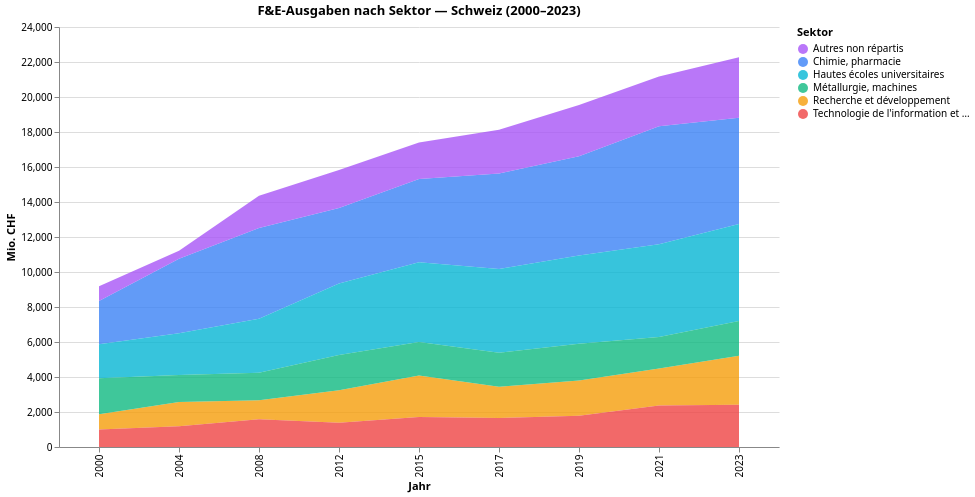

Describe this chart as a Vega-Lite specification.
### Vega-Lite specification from a JSON file in a GitHub repository (floating-point values rounded to 4 significant figures)
{"$schema": "https://vega.github.io/schema/vega-lite/v5.json", "config": {"font": "Switzer, system-ui, sans-serif", "view": {"stroke": "transparent"}}, "data": {"values": [{"Ausgaben_Mio_CHF": 6063.0, "Jahr": 2023, "Sektor": "Chimie, pharmacie"}, {"Ausgaben_Mio_CHF": 5550.0, "Jahr": 2023, "Sektor": "Hautes écoles universitaires"}, {"Ausgaben_Mio_CHF": 3460.0, "Jahr": 2023, "Sektor": "Autres non répartis"}, {"Ausgaben_Mio_CHF": 2793.0, "Jahr": 2023, "Sektor": "Recherche et développement"}, {"Ausgaben_Mio_CHF": 2421.0, "Jahr": 2023, "Sektor": "Technologie de l'information et de la communication"}, {"Ausgaben_Mio_CHF": 1981.0, "Jahr": 2023, "Sektor": "Métallurgie, machines"}, {"Ausgaben_Mio_CHF": 6744.0, "Jahr": 2021, "Sektor": "Chimie, pharmacie"}, {"Ausgaben_Mio_CHF": 5298.0, "Jahr": 2021, "Sektor": "Hautes écoles universitaires"}, {"Ausgaben_Mio_CHF": 2842.0, "Jahr": 2021, "Sektor": "Autres non répartis"}, {"Ausgaben_Mio_CHF": 2376.0, "Jahr": 2021, "Sektor": "Technologie de l'information et de la communication"}, {"Ausgaben_Mio_CHF": 2104.0, "Jahr": 2021, "Sektor": "Recherche et développement"}, {"Ausgaben_Mio_CHF": 1802.0, "Jahr": 2021, "Sektor": "Métallurgie, machines"}, {"Ausgaben_Mio_CHF": 5674.0, "Jahr": 2019, "Sektor": "Chimie, pharmacie"}, {"Ausgaben_Mio_CHF": 5042.0, "Jahr": 2019, "Sektor": "Hautes écoles universitaires"}, {"Ausgaben_Mio_CHF": 2924.0, "Jahr": 2019, "Sektor": "Autres non répartis"}, {"Ausgaben_Mio_CHF": 2096.0, "Jahr": 2019, "Sektor": "Métallurgie, machines"}, {"Ausgaben_Mio_CHF": 2014.0, "Jahr": 2019, "Sektor": "Recherche et développement"}, {"Ausgaben_Mio_CHF": 1790.0, "Jahr": 2019, "Sektor": "Technologie de l'information et de la communication"}, {"Ausgaben_Mio_CHF": 5445.0, "Jahr": 2017, "Sektor": "Chimie, pharmacie"}, {"Ausgaben_Mio_CHF": 4796.0, "Jahr": 2017, "Sektor": "Hautes écoles universitaires"}, {"Ausgaben_Mio_CHF": 2513.0, "Jahr": 2017, "Sektor": "Autres non répartis"}, {"Ausgaben_Mio_CHF": 1932.0, "Jahr": 2017, "Sektor": "Métallurgie, machines"}, {"Ausgaben_Mio_CHF": 1799.0, "Jahr": 2017, "Sektor": "Recherche et développement"}, {"Ausgaben_Mio_CHF": 1651.0, "Jahr": 2017, "Sektor": "Technologie de l'information et de la communication"}, {"Ausgaben_Mio_CHF": 4764.0, "Jahr": 2015, "Sektor": "Chimie, pharmacie"}, {"Ausgaben_Mio_CHF": 4557.0, "Jahr": 2015, "Sektor": "Hautes écoles universitaires"}, {"Ausgaben_Mio_CHF": 2380.0, "Jahr": 2015, "Sektor": "Recherche et développement"}, {"Ausgaben_Mio_CHF": 2074.0, "Jahr": 2015, "Sektor": "Autres non répartis"}, {"Ausgaben_Mio_CHF": 1909.0, "Jahr": 2015, "Sektor": "Métallurgie, machines"}, {"Ausgaben_Mio_CHF": 1711.0, "Jahr": 2015, "Sektor": "Technologie de l'information et de la communication"}, {"Ausgaben_Mio_CHF": 4306.0, "Jahr": 2012, "Sektor": "Chimie, pharmacie"}, {"Ausgaben_Mio_CHF": 4094.0, "Jahr": 2012, "Sektor": "Hautes écoles universitaires"}, {"Ausgaben_Mio_CHF": 2177.0, "Jahr": 2012, "Sektor": "Autres non répartis"}, {"Ausgaben_Mio_CHF": 2015.0, "Jahr": 2012, "Sektor": "Métallurgie, machines"}, {"Ausgaben_Mio_CHF": 1852.0, "Jahr": 2012, "Sektor": "Recherche et développement"}, {"Ausgaben_Mio_CHF": 1387.0, "Jahr": 2012, "Sektor": "Technologie de l'information et de la communication"}, {"Ausgaben_Mio_CHF": 5198.0, "Jahr": 2008, "Sektor": "Chimie, pharmacie"}, {"Ausgaben_Mio_CHF": 3085.0, "Jahr": 2008, "Sektor": "Hautes écoles universitaires"}, {"Ausgaben_Mio_CHF": 1832.0, "Jahr": 2008, "Sektor": "Autres non répartis"}, {"Ausgaben_Mio_CHF": 1590.0, "Jahr": 2008, "Sektor": "Technologie de l'information et de la communication"}, {"Ausgaben_Mio_CHF": 1569.0, "Jahr": 2008, "Sektor": "Métallurgie, machines"}, {"Ausgaben_Mio_CHF": 1078.0, "Jahr": 2008, "Sektor": "Recherche et développement"}, {"Ausgaben_Mio_CHF": 4253.0, "Jahr": 2004, "Sektor": "Chimie, pharmacie"}, {"Ausgaben_Mio_CHF": 2385.0, "Jahr": 2004, "Sektor": "Hautes écoles universitaires"}, {"Ausgaben_Mio_CHF": 1549.0, "Jahr": 2004, "Sektor": "Métallurgie, machines"}, {"Ausgaben_Mio_CHF": 1386.0, "Jahr": 2004, "Sektor": "Recherche et développement"}, {"Ausgaben_Mio_CHF": 1186.0, "Jahr": 2004, "Sektor": "Technologie de l'information et de la communication"}, {"Ausgaben_Mio_CHF": 448.9, "Jahr": 2004, "Sektor": "Autres non répartis"}, {"Ausgaben_Mio_CHF": 2475.0, "Jahr": 2000, "Sektor": "Chimie, pharmacie"}, {"Ausgaben_Mio_CHF": 2053.0, "Jahr": 2000, "Sektor": "Métallurgie, machines"}, {"Ausgaben_Mio_CHF": 1935.0, "Jahr": 2000, "Sektor": "Hautes écoles universitaires"}, {"Ausgaben_Mio_CHF": 1001.0, "Jahr": 2000, "Sektor": "Technologie de l'information et de la communication"}, {"Ausgaben_Mio_CHF": 876.2, "Jahr": 2000, "Sektor": "Recherche et développement"}, {"Ausgaben_Mio_CHF": 851.8, "Jahr": 2000, "Sektor": "Autres non répartis"}]}, "encoding": {"color": {"field": "Sektor", "scale": {"range": ["#a855f7", "#3b82f6", "#06b6d4", "#10b981", "#f59e0b", "#ef4444"]}, "type": "nominal"}, "x": {"field": "Jahr", "title": "Jahr", "type": "ordinal"}, "y": {"field": "Ausgaben_Mio_CHF", "stack": "zero", "title": "Mio. CHF", "type": "quantitative"}}, "height": 420, "mark": {"opacity": 0.8, "type": "area"}, "title": "F&E-Ausgaben nach Sektor — Schweiz (2000–2023)", "width": 720}
